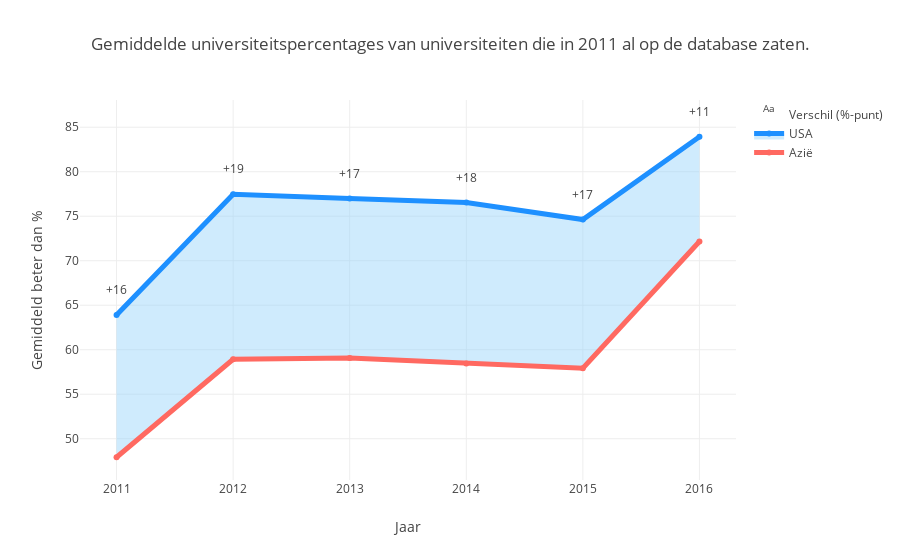

Source (notebook cell):
### Markdown cell above
Het is te zien dat de V.S verreweg het land is met de meeste universiteiten. Het aantal universiteiten in de dataset van de V.S. is van 2011 tot 2016 maar verdubbeld, terwijl het aantal universiteiten van China bijvoorbeeld 6 maal groter is geworden. Daarnaast is er te zien dat er wat landen bij komen in Azië die eerst helemaal niet in de dataset stonden.

De volgende grafiek laat weer hetzelfde zien als de barplot hiervoor, maar het houdt alleen rekening met de universiteiten die in 2011 al in de dataset zitten. Dus alle bijkomende universiteiten worden achterwege gelaten:

### Code cell
scatter_2011()

### Figure 1 — Plotly figure (JSON) as saved in the notebook; plotly's stock layout.template omitted (floating-point values rounded to 4 significant figures)
{"data": [{"line": {"color": "#FF6961", "width": 5}, "mode": "lines+markers", "name": "Azië", "type": "scatter", "uid": "b3ab68a1-1cde-474b-98ba-75f5ce557a5e", "x": [2011, 2012, 2013, 2014, 2015, 2016], "y": [47.92, 58.93, 59.07, 58.46, 57.92, 72.15]}, {"fill": "tonexty", "fillcolor": "rgba(135, 206, 250, 0.4)", "line": {"color": "#1e90ff", "width": 5}, "mode": "lines+markers", "name": "USA", "textposition": "top center", "type": "scatter", "uid": "05aec21d-f34c-4a19-9cf9-57c6e990630d", "x": [2011, 2012, 2013, 2014, 2015, 2016], "y": [63.9, 77.48, 77.0, 76.53, 74.63, 83.92]}, {"hoverinfo": "text", "mode": "text", "name": "Verschil (%-punt)", "text": ["+16", "+19", "+17", "+18", "+17", "+11"], "textposition": "top center", "type": "scatter", "uid": "e194e672-9f7b-4d4a-8e9c-4c3fa246e91b", "x": [2011, 2012, 2013, 2014, 2015, 2016], "y": [65.9, 79.48, 79.0, 78.53, 76.63, 85.92]}], "layout": {"barmode": "group", "title": {"text": "Gemiddelde universiteitspercentages van universiteiten die in 2011 al op de database zaten."}, "xaxis": {"title": {"text": "Jaar"}, "type": "category"}, "yaxis": {"title": {"text": "Gemiddeld beter dan %"}}}}
